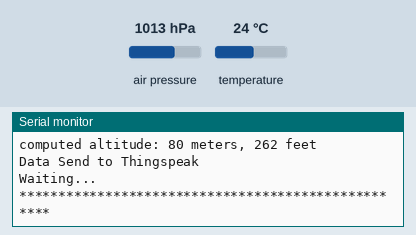
A sketch run on a simulated ESP8266 (NodeMCU). Shown: the last lines printed to the serial monitor. The inputs (shaded band) are chosen by the test bench; at power-on: air pressure 1013 hPa, temperature 24 °C. WiFi joins after 1.5 s; servers stay silent unless stated.

Above: at 2.7 s.
2.8 s: air pressure set to 952 hPa
At 6.94 s:
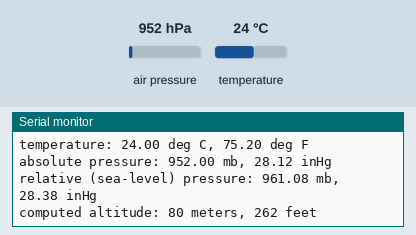
8.6 s: temperature set to 12 °C
At 13.1 s:
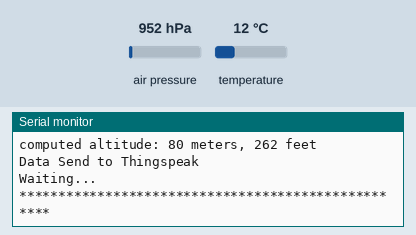
14.4 s: air pressure set to 975 hPa
At 17.42 s:
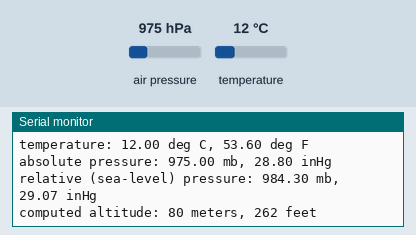
Timing chart, 0 to 18.9 s (numbered marks = the images above; inputs shaded):
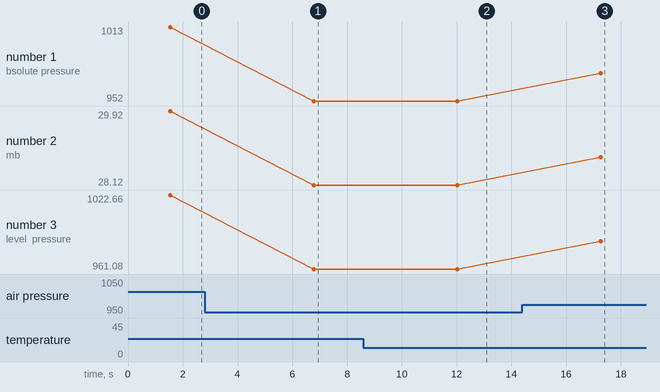

Measured:
- after the input at 2.8 s, the serial monitor: prints a new line after 4.0 s (image 1)
- after the input at 8.6 s, the serial monitor: prints a new line after 3.4 s (image 2)
- after the input at 14.4 s, the serial monitor: prints a new line after 2.9 s (image 3)
- plotted number 1: 1013 → 952 after the input at 2.8 s, 952 → 975 after the input at 14.4 s
- plotted number 2: 29.92 → 28.12 after the input at 2.8 s, 28.12 → 28.8 after the input at 14.4 s
- plotted number 3: 1022.66 → 961.08 after the input at 2.8 s, 961.08 → 984.3 after the input at 14.4 s

The sketch:

demo_for_bmp180.ino
```cpp
#include <ESP8266WiFi.h>
#include <SFE_BMP180.h>
#include <SPI.h>
#include <Wire.h>
// You will need to create an SFE_BMP180 object, here called "pressure":

SFE_BMP180 pressure;

#define ALTITUDE 80.0 // Altitude of SparkFun's HQ in Boulder, CO. in meters

String apiKey = "QT6V8D99P0EA0SHA"; // Enter your Write API key from ThingSpeak
const char *ssid = "esp"; // replace with your wifi ssid and wpa2 key
const char *pass = "987654321";
const char* server = "api.thingspeak.com";

WiFiClient client;


void setup()
{
  Serial.begin(115200); // open serial port, set the baud rate to 9600 bps
  delay(10);
  Serial.println("Connecting to ");
  Serial.println(ssid);
  WiFi.begin(ssid, pass);
  while (WiFi.status() != WL_CONNECTED)
    {
  delay(500);
  Serial.print(".");
    }
  Serial.println("");
  Serial.println("WiFi connected");
  Serial.println("REBOOT");

  // Initialize the sensor (it is important to get calibration values stored on the device).

  if (pressure.begin())
  {
    Serial.println("BMP180 init success");
  }
  else
  {
    // Oops, something went wrong, this is usually a connection problem,
    // see the comments at the top of this sketch for the proper connections.

    Serial.println("BMP180 init fail\n\n");
  }
}

void loop()
{
  char status;
  double T,P,p0,a;

  // Loop here getting pressure readings every 10 seconds.

  // If you want sea-level-compensated pressure, as used in weather reports,
  // you will need to know the altitude at which your measurements are taken.
  // We're using a constant called ALTITUDE in this sketch:

  //Serial.println();
  //Serial.print("provided altitude: ");
  //Serial.print(ALTITUDE,0);
  //Serial.print(" meters, ");
  //Serial.print(ALTITUDE*3.28084,0);
  //Serial.println(" feet");

  // If you want to measure altitude, and not pressure, you will instead need
  // to provide a known baseline pressure. This is shown at the end of the sketch.

  // You must first get a temperature measurement to perform a pressure reading.

  // Start a temperature measurement:
  // If request is successful, the number of ms to wait is returned.
  // If request is unsuccessful, 0 is returned.
  //display.clearDisplay();
  status = pressure.startTemperature();
  if (status != 0)
  {
    // Wait for the measurement to complete:
    delay(status);

    // Retrieve the completed temperature measurement:
    // Note that the measurement is stored in the variable T.
    // Function returns 1 if successful, 0 if failure.

    status = pressure.getTemperature(T);
    if (status != 0)
    {
      // Print out the measurement:
      Serial.print("temperature: ");
      Serial.print(T,2);
      Serial.print(" deg C, ");
      Serial.print((9.0/5.0)*T+32.0,2);
      Serial.println(" deg F");
      // Start a pressure measurement:
      // The parameter is the oversampling setting, from 0 to 3 (highest res, longest wait).
      // If request is successful, the number of ms to wait is returned.
      // If request is unsuccessful, 0 is returned.

      status = pressure.startPressure(3);
      if (status != 0)
      {
        // Wait for the measurement to complete:
        delay(status);

        // Retrieve the completed pressure measurement:
        // Note that the measurement is stored in the variable P.
        // Note also that the function requires the previous temperature measurement (T).
        // (If temperature is stable, you can do one temperature measurement for a number of pressure measurements.)
        // Function returns 1 if successful, 0 if failure.

        status = pressure.getPressure(P,T);
        if (status != 0)
        {
          // Print out the measurement:
          Serial.print("absolute pressure: ");
          Serial.print(P,2);
          Serial.print(" mb, ");
          Serial.print(P*0.0295333727,2);
          Serial.println(" inHg");
          // The pressure sensor returns abolute pressure, which varies with altitude.
          // To remove the effects of altitude, use the sealevel function and your current altitude.
          // This number is commonly used in weather reports.
          // Parameters: P = absolute pressure in mb, ALTITUDE = current altitude in m.
          // Result: p0 = sea-level compensated pressure in mb

          p0 = pressure.sealevel(P,ALTITUDE); // we're at 1655 meters (Boulder, CO)
          Serial.print("relative (sea-level) pressure: ");
          Serial.print(p0,2);
          Serial.print(" mb, ");
          Serial.print(p0*0.0295333727,2);
          Serial.println(" inHg");
          // On the other hand, if you want to determine your altitude from the pressure reading,
          // use the altitude function along with a baseline pressure (sea-level or other).
          // Parameters: P = absolute pressure in mb, p0 = baseline pressure in mb.
          // Result: a = altitude in m.

          a = pressure.altitude(P,p0);
          Serial.print("computed altitude: ");
          Serial.print(a,0);
          Serial.print(" meters, ");
          Serial.print(a*3.28084,0);
          Serial.println(" feet");
        }
        else Serial.println("error retrieving pressure measurement\n");
      }
      else Serial.println("error starting pressure measurement\n");
    }
    else Serial.println("error retrieving temperature measurement\n");
  }
  else Serial.println("error starting temperature measurement\n");


      if (client.connect(server, 80)) // "184.106.153.149" or api.thingspeak.com
   {
      String postStr = apiKey;
      postStr += "&field1=";
      postStr += String(T,2);
      postStr += "&field2=";
      postStr += String(P*0.0295333727,2);
      postStr += "&field3=";
      postStr += String(p0*0.0295333727,2);
      postStr += "&field4=";
      postStr += String(a,0);
      postStr += "\r\n\r\n\r\n\r\n";

      client.print("POST /update HTTP/1.1\n");
      client.print("Host: api.thingspeak.com\n");
      client.print("Connection: close\n");
      client.print("X-THINGSPEAKAPIKEY: " + apiKey + "\n");
      client.print("Content-Type: application/x-www-form-urlencoded\n");
      client.print("Content-Length: ");
      client.print(postStr.length());
      client.print("\n\n");
      client.print(postStr);

      Serial.println("");
      Serial.println("Data Send to Thingspeak");
    }
      client.stop();
      Serial.println("Waiting...");
      Serial.println("");
      Serial.println("***************************************************");


  delay(5000);  // Pause for 5 seconds.


}
```
